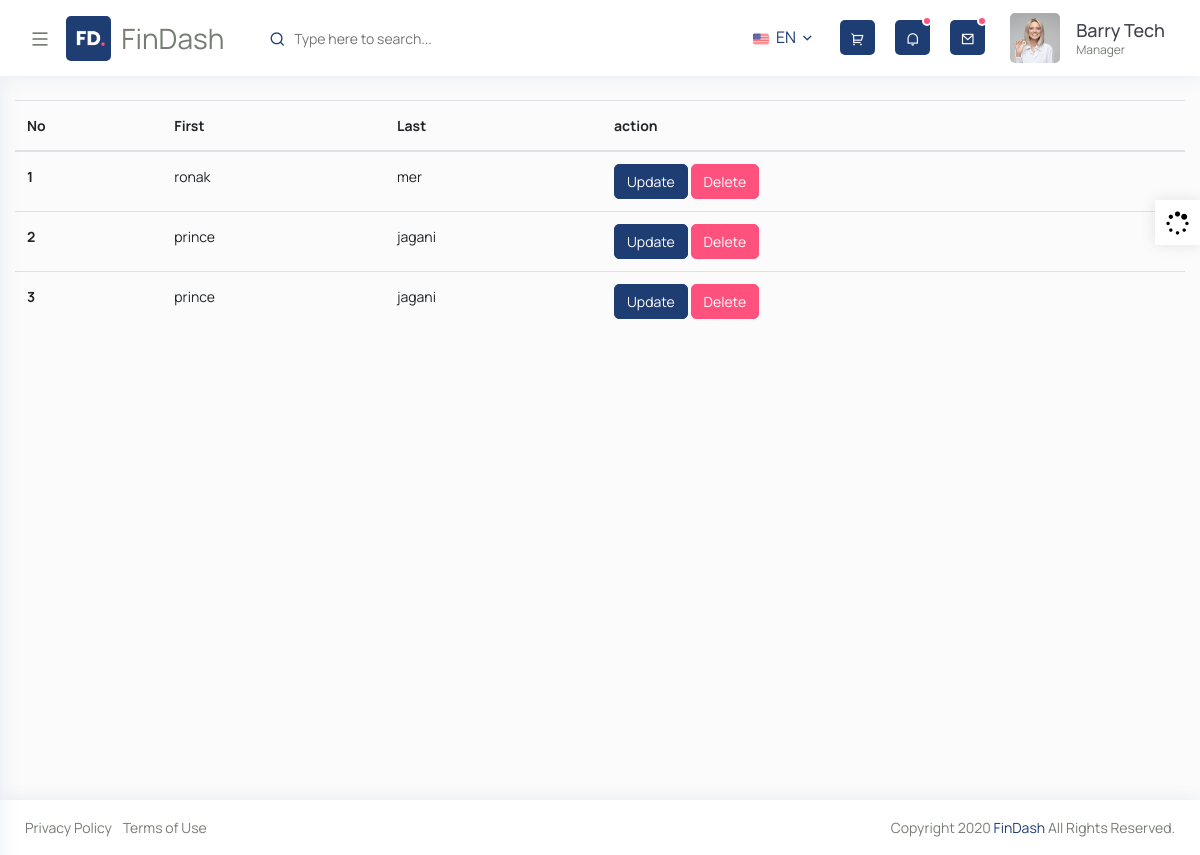
The app's page /members/user_show, older data.
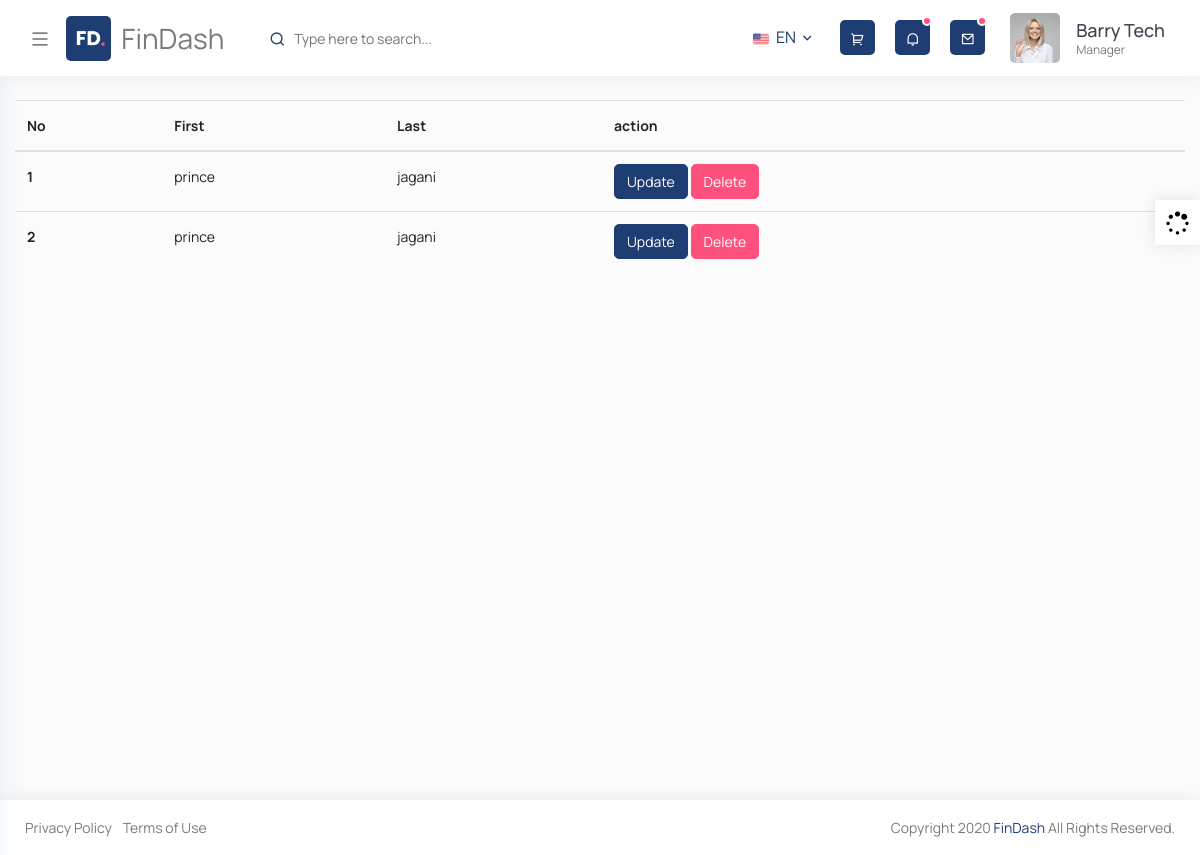
The same page, newer data.
### members/models.py (models this page shows, shortened)
class Employees(models.Model):
    f_name=models.CharField(max_length=200)
    l_name=models.CharField(max_length=100)

### members/views.py (the view)
# urls.py: path('user_show',views.user_show, name='user_show'),
def user_show(request):
    emp = Employees.objects.all()
    context={
        'emp':emp,
    }
    return render(request,"user_show.html",context)

### templates/user_show.html (shortened to what this page needs)
{% extends "base.html" %}
{% load static %}
{% block body %}
<div id="content-page" class="content-page">
     <div class="container-fluid">
    <table class="table">
      <thead>
        <tr>
          <th scope="col">No</th>
          <th scope="col">First</th>
          <th scope="col">Last</th>
          <th scope="col">action</th>
        </tr>
      </thead>
      <tbody>
        {% for i in emp %}
        <tr>
          <th scope="row">{{ forloop.counter }}</th>
          <td>{{i.f_name}}</td>
          <td>{{i.l_name}}</td>
          <td><a class="btn btn-primary" href="{% url 'user_update' i.id %}">Update</a>
          <a class="btn btn-danger"href="{% url 'user_delete' i.id %}" onclick="return confirm('Are you sure you want to delete this?')">Delete</a></td>
        </tr>
        {% endfor %}
        </tbody>
        </table>
      </div>
    </div>
    {% endblock %}

Row changes from the older to the newer data that the page shows:
removed Employees: f_name "ronak", l_name "mer"
